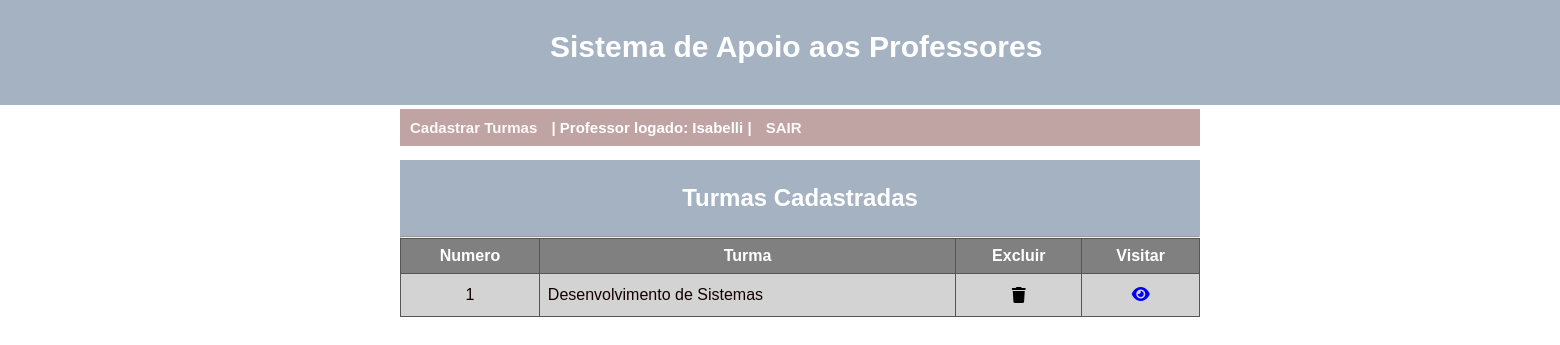
The page /lista_turma/1 on the database as committed earlier.
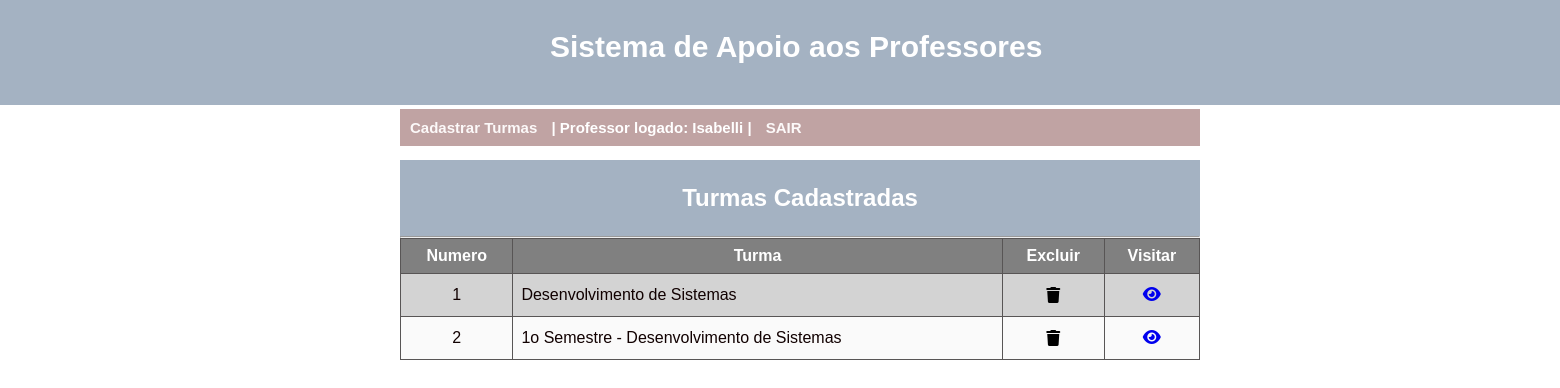
The same page on the database as committed later.
### App_Escola/models.py (models this page shows, shortened)
class Turma(models.Model):
    nome_turma = models.CharField(max_length=120)
    id_professor = models.ForeignKey(Professor, null = True, on_delete=models.PROTECT)

### App_Escola/views.py (the view)
# urls.py: path('lista_turma/<int:id_professor>', views.lista_turma, name='lista_turma')
def lista_turma(request, id_professor):
    dados_professor = Professor.objects.filter(id=id_professor).values("nome", "id")
    usuario_logado = dados_professor[0]
    usuario_logado = usuario_logado["nome"]
    id_logado = dados_professor[0]
    id_logado = id_logado['id']
    turmas_do_professor = Turma.objects.filter(id_professor=id_logado)
    return render(request, 'Cons_Turma_Lista.html', {
        'usuario_logado':usuario_logado, 'turmas_do_professor': turmas_do_professor,
        'id_logado': id_logado
    })

### App_Escola/templates/Cons_Turma_Lista.html (shortened to what this page needs)
{% load static %}
<!DOCTYPE html>
<html lang="en">
<head>
    <link rel="stylesheet" type="text/css" href="{% static 'css/Cons_Turma_Lista.css' %}">
</head>
<header class="login">
    <div class="fundo_menu">
        <div class="nome_sistema">
            Sistema de Apoio aos Professores
        </div>
    </div>
</header>
<nav class="menu">
    <ul>
       <li><a href="/cad_turma/{{id_logado}}">Cadastrar Turmas</a></li>
       <li> | Professor logado: {{usuario_logado}} | </a></li>
       <li><a href="../accounts/logout">SAIR</a></li>
    </ul>
</nav>
<body onLoad="login();">
    <div class="principal">
    <div class="container">
        <section class="enquadramento">
            <h1> Turmas Cadastradas</h1>
        </section>
        <hr>
        <table>
            <tr>
                <th>Numero</th>
                <th>Turma</th>
                <th>Excluir</th>
                <th>Visitar</th>
            </tr>
            {% for igs in turmas_do_professor %}
            <tr>
                <td style="text-align:center">{{igs.id}} </td>
                <td>{{igs.nome_turma}}</td>
                <td style="text-align:center"><a href="javascript:valida_excluir({{igs.id}})"><i class="fa-solid fa-trash"></i></a></td>
                <td style="text-align:center"><a href="/ver_atividades?id_turma={{igs.id}}&who={{id_logado}}"><i class="fa-solid fa-eye"></i></a></td>
            </tr>
            {% endfor %}
        </table>
    </div>
    </div>
</body>
</html>

Rows that differ between the two databases and show on the page:
added Turma: id "2", nome_turma "1o Semestre - Desenvolvimento de Sistemas"
